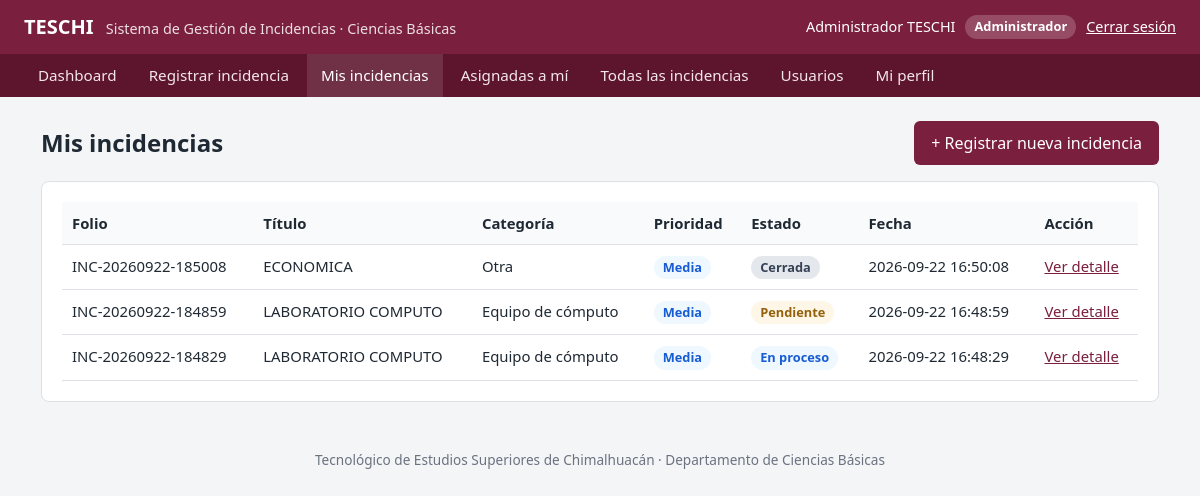
Page /mis_incidencias.php (signed in) on the committed database.
### tables this page shows
CREATE TABLE `incidencias` (
  `id` int(11) NOT NULL,
  `folio` varchar(30) NOT NULL,
  `usuario_id` int(11) NOT NULL,
  `categoria_id` int(11) NOT NULL,
  `prioridad_id` int(11) NOT NULL,
  `estado_id` int(11) NOT NULL,
  `titulo` varchar(200) NOT NULL,
  `descripcion` text NOT NULL,
  `ubicacion` varchar(200) DEFAULT NULL,
  `responsable_id` int(11) DEFAULT NULL,
  `fecha_registro` timestamp NOT NULL DEFAULT current_timestamp(),
  `fecha_actualizacion` timestamp NOT NULL DEFAULT current_timestamp() ON UPDATE current_timestamp(),
  `fecha_cierre` datetime DEFAULT NULL
);

CREATE TABLE `categorias` (
  `id` int(11) NOT NULL,
  `nombre` varchar(100) NOT NULL,
  `descripcion` varchar(255) DEFAULT NULL,
  `activo` tinyint(1) DEFAULT 1
);

CREATE TABLE `prioridades` (
  `id` int(11) NOT NULL,
  `nombre` varchar(50) NOT NULL,
  `nivel` int(11) NOT NULL
);

CREATE TABLE `estados_incidencia` (
  `id` int(11) NOT NULL,
  `nombre` varchar(50) NOT NULL,
  `descripcion` varchar(255) DEFAULT NULL
);

### app/helpers/auth.php (called while the page is built, shortened)
<?php
function e($valor)
{
    return htmlspecialchars((string) ($valor ?? ""), ENT_QUOTES, "UTF-8");
}
function claseEstado($estado)
{
    $clases = [
        "Pendiente" => "badge-pendiente",
        "En revisión" => "badge-revision",
        "Asignada" => "badge-asignada",
        "En proceso" => "badge-proceso",
        "Resuelta" => "badge-resuelta",
        "Cerrada" => "badge-cerrada",
        "Cancelada" => "badge-cancelada"
    ];
    return $clases[$estado] ?? "";
}
function clasePrioridad($prioridad)
{
    $clases = [
        "Baja" => "badge-baja",
        "Media" => "badge-media",
        "Alta" => "badge-alta",
        "Crítica" => "badge-critica"
    ];
    return $clases[$prioridad] ?? "";
}

### public/mis_incidencias.php (the view, shortened to what this page needs)
<?php
require_once "../app/helpers/auth.php";
$incidencias = [];
$error = "";
try {
    $database = new Database();
    $conn = $database->conectar();
    $sql = "
        SELECT
            i.id,
            i.folio,
            i.titulo,
            i.fecha_registro,
            c.nombre AS categoria,
            p.nombre AS prioridad,
            e.nombre AS estado
        FROM incidencias i
        INNER JOIN categorias c
            ON i.categoria_id = c.id
        INNER JOIN prioridades p
            ON i.prioridad_id = p.id
        INNER JOIN estados_incidencia e
            ON i.estado_id = e.id
        WHERE i.usuario_id = ?
        ORDER BY i.fecha_registro DESC
    ";
    $stmt = $conn->prepare($sql);
    $stmt->execute([$_SESSION["usuario_id"]]);
    $incidencias = $stmt->fetchAll(PDO::FETCH_ASSOC);
} catch (PDOException $e) {
    $error = "No se pudieron consultar las incidencias.";
}
require_once "../app/views/layouts/header.php";
?>
<div class="encabezado-pagina">
    <h1>Mis incidencias</h1>
    <a href="incidencias.php" class="btn btn-primary">+ Registrar nueva incidencia</a>
</div>
<section class="tarjeta">
    <?php if ($error): ?>
        <div class="alerta alerta-error"><?= e($error) ?></div>
    <?php elseif (empty($incidencias)): ?>
        <p>No has registrado ninguna incidencia todavía.</p>
    <?php else: ?>
        <div class="tabla-contenedor">
            <table class="tabla">
                <thead>
                    <tr>
                        <th>Folio</th>
                        <th>Título</th>
                        <th>Categoría</th>
                        <th>Prioridad</th>
                        <th>Estado</th>
                        <th>Fecha</th>
                        <th>Acción</th>
                    </tr>
                </thead>
                <tbody>
                    <?php foreach ($incidencias as $incidencia): ?>
                        <tr>
                            <td><?= e($incidencia["folio"]) ?></td>
                            <td><?= e($incidencia["titulo"]) ?></td>
                            <td><?= e($incidencia["categoria"]) ?></td>
                            <td>
                                <span class="badge <?= clasePrioridad($incidencia["prioridad"]) ?>">
                                    <?= e($incidencia["prioridad"]) ?>
                                </span>
                            </td>
                            <td>
                                <span class="badge <?= claseEstado($incidencia["estado"]) ?>">
                                    <?= e($incidencia["estado"]) ?>
                                </span>
                            </td>
                            <td><?= e($incidencia["fecha_registro"]) ?></td>
                            <td>
                                <a href="detalle_incidencia.php?id=<?= (int) $incidencia["id"] ?>">
                                    Ver detalle
                                </a>
                            </td>
                        </tr>
                    <?php endforeach; ?>
                </tbody>
            </table>
        </div>
    <?php endif; ?>
</section>
<?php require_once "../app/views/layouts/footer.php"; ?>

### public/css/style.css (style rules this page uses)
:root { --color-primario: #7a1f3d; --color-primario-oscuro: #5c152d; --color-fondo: #f4f5f7; --color-tarjeta: #ffffff; --color-texto: #1f2933; --color-suave: #6b7280; --color-borde: #dde1e6; --color-exito: #1e7b4d; --color-error: #b42318; --radio: 8px; }
* { box-sizing: border-box; }
body { margin: 0; font-family: "Segoe UI", Roboto, Arial, sans-serif; background: var(--color-fondo); color: var(--color-texto); line-height: 1.5; }
a { color: var(--color-primario); }
.tarjeta { background: var(--color-tarjeta); border: 1px solid var(--color-borde); border-radius: var(--radio); padding: 20px; margin-bottom: 20px; }
.encabezado-pagina { display: flex; flex-wrap: wrap; justify-content: space-between; align-items: center; gap: 12px; margin-bottom: 16px; }
.encabezado-pagina h1 { margin: 0; font-size: 1.5rem; }
.btn { display: inline-block; padding: 9px 16px; border: 1px solid transparent; border-radius: 6px; font: inherit; cursor: pointer; text-decoration: none; text-align: center; }
.btn-primary { background: var(--color-primario); color: #fff; }
.tabla-contenedor { overflow-x: auto; }
table.tabla { width: 100%; border-collapse: collapse; background: var(--color-tarjeta); font-size: 0.93rem; }
.tabla th, .tabla td { padding: 10px; border-bottom: 1px solid var(--color-borde); text-align: left; vertical-align: top; }
.tabla th { background: #f9fafb; font-weight: 600; white-space: nowrap; }
.badge { display: inline-block; padding: 2px 9px; border-radius: 999px; font-size: 0.8rem; font-weight: 600; background: #eef0f3; color: #374151; white-space: nowrap; }
.badge-pendiente { background: #fef6e7; color: #93600b; }
.badge-proceso { background: #eff8ff; color: #175cd3; }
.badge-cerrada { background: #e4e7ec; color: #344054; }
.badge-media { background: #eff8ff; color: #175cd3; }

### rows in the picture
incidencias: folio "INC-20260922-185008", titulo "ECONOMICA", categoria.nombre "Otra", prioridad.nombre "Media", estado.nombre "Cerrada", fecha_registro "2026-09-22 16:50:08"
incidencias: folio "INC-20260922-184859", titulo "LABORATORIO COMPUTO", categoria.nombre "Equipo de cómputo", prioridad.nombre "Media", estado.nombre "Pendiente", fecha_registro "2026-09-22 16:48:59"
incidencias: folio "INC-20260922-184829", titulo "LABORATORIO COMPUTO", categoria.nombre "Equipo de cómputo", prioridad.nombre "Media", estado.nombre "En proceso", fecha_registro "2026-09-22 16:48:29"

### other values in the picture
$_SESSION["nombre"] . " " . ($_SESSION["apellido_paterno"] ?? "") "Administrador TESCHI"
$_SESSION["rol"] "Administrador"
$texto "Dashboard"
$texto "Registrar incidencia"
$texto "Mis incidencias"
$texto "Asignadas a mí"
$texto "Todas las incidencias"
$texto "Usuarios"
$texto "Mi perfil"
